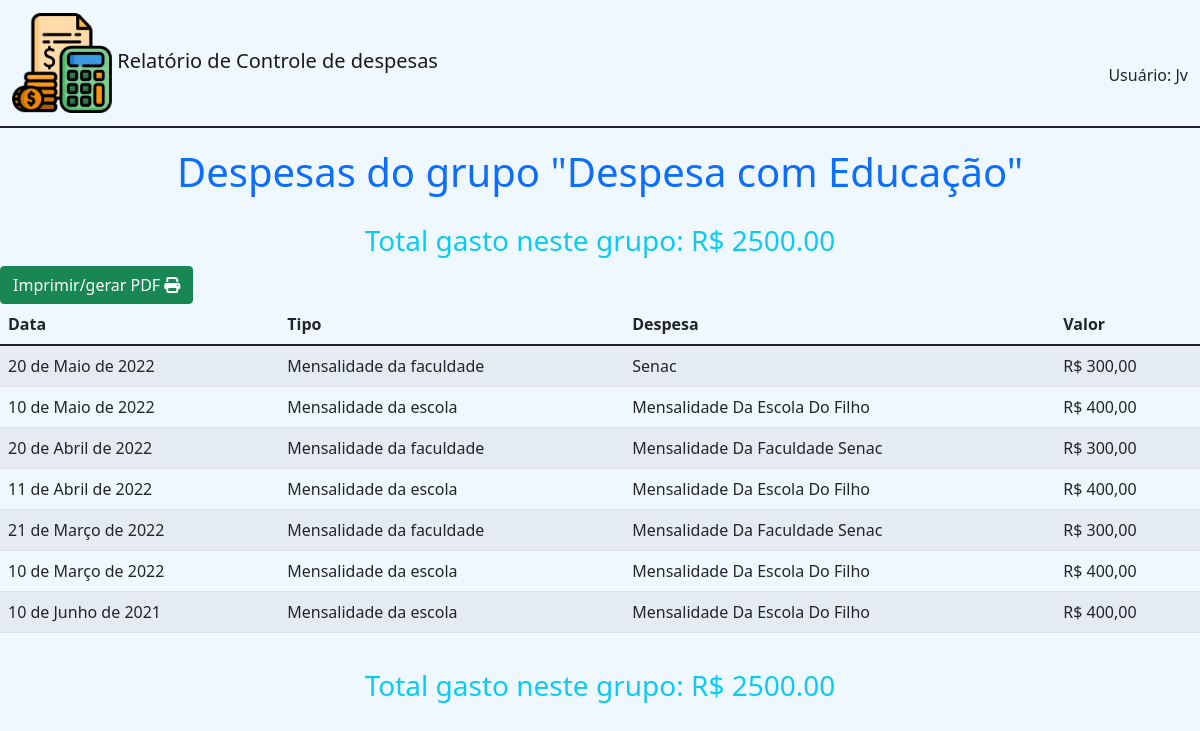
Screenshot of /relatorios/ver_despesas_grupo_print/2 (signed in) with the database file from the repository.
### cadastros/models.py (models this page shows)
class GrupoDespesa(models.Model):
    grupo = models.CharField(max_length=50)
    padrao = models.BooleanField(default=False)
    usuario = models.ForeignKey(User, on_delete=models.CASCADE, blank=True, null=True)
    ativo = models.BooleanField(default=True)
    class Meta:
        verbose_name = 'Grupo de despesa'
        verbose_name_plural = 'Grupos de despesa'
    def __str__(self):
        return self.grupo

class TipoDespesa(models.Model):
    tipo = models.CharField(max_length=80)
    padrao = models.BooleanField(default=False)
    usuario = models.ForeignKey(User, on_delete=models.CASCADE, blank=True, null=True)
    grupo = models.ForeignKey(GrupoDespesa, on_delete=models.CASCADE)
    ativo = models.BooleanField(default=True)
    class Meta:
        verbose_name = 'Tipo de despesa'
        verbose_name_plural = 'Tipos de despesa'
    def __str__(self):
        return self.tipo

### despesas/models.py (models this page shows, shortened)
class Despesa(models.Model):
    despesa = models.TextField(blank=True, null=True)
    data = models.DateField()
    usuario = models.ForeignKey(User, on_delete=models.CASCADE)
    tipo = models.ForeignKey(TipoDespesa, on_delete=models.DO_NOTHING)
    fpag = models.ForeignKey(FormaPagamento, on_delete=models.DO_NOTHING)
    valor = models.DecimalField(max_digits=10, decimal_places=2)
    class Meta:
        verbose_name = 'Despesa'
        verbose_name_plural = 'Despesas'

### relatorios/views.py (the view)
# urls.py: path('ver_despesas_grupo_print/<int:id>', views.ver_despesas_grupo_print, name='ver_despesas_grupo_print'),
@login_required(login_url='login')
def ver_despesas_grupo_print(request, id):
    user = request.user
    grupo = get_object_or_404(GrupoDespesa, id=id)
    despesas = Despesa.objects.all().filter(
        usuario=user, tipo__grupo=grupo
    ).order_by('-data')
    if len(despesas) == 0:
        messages.add_message(request, messages.WARNING, 'Não existem registros para esse usuário')
        return redirect('home')
    total = despesas.aggregate(Sum('valor'))
    total = f"{total['valor__sum']:.2f}"
    return render(request, 'print/ver_despesas_grupo_tipo.html', {'despesas':despesas, 'grupo':grupo, 'total':total})

### relatorios/templates/print/ver_despesas_grupo_tipo.html (shortened to what this page needs)
{% extends 'base_print.html'%}
{% block 'conteudo'%}
<h1 style="padding-top: 20px;" class="text-center text-primary">Despesas do grupo "{{grupo}}"</h1>
<h3 style="padding-top: 20px;" class="text-center text-info">Total gasto neste grupo: R$ {{total}}</h3>
<button class="btn btn-success no_print" onclick="window.print()">Imprimir/gerar PDF <i class="fa-solid fa-print"></i></button>
<div class="row">
  <div class="col-12">
    <table class="table table-striped table-hover">
      <thead>
        <tr>
          <th scope="col">Data</th>
          <th scope="col">Tipo</th>
          <th scope="col">Despesa</th>
          <th scope="col">Valor</th>
        </tr>
      </thead>
      <tbody>
        {% for c in despesas%}
        <tr>
            <td>{{c.data}}</td>
            <td>{{c.tipo}}</td>
            <td>{{c.despesa}}</td>
            <td>R$ {{c.valor}}</td>
        </tr>
        {%endfor%}
      </tbody>
    </table>
</div>
</div>
<h3 style="padding-top: 20px;" class="text-center text-info">Total gasto neste grupo: R$ {{total}}</h3>
{% endblock %}

### templates/base_print.html (shortened to what this page needs)
{% load static %}
<!DOCTYPE html>
<html lang="pt-br">
<head>
    <link href="https://cdn.jsdelivr.net/npm/bootstrap@5.1.3/dist/css/bootstrap.min.css" rel="stylesheet">
    <link rel="stylesheet" href="{% static 'css/estilo.css'%}">
    <link rel="stylesheet" href="{% static 'css/print.css'%}">
</head>
<body>
    <nav class="navbar navbar-light" style="border-bottom: 2px solid;">
        <div class="container-fluid">
          <a class="navbar-brand" href="">
            <img src="{% static 'img/icone_despesas.png'%}" width="100" height="100" class="d-inline-block align-text-middle">
            <span class="fs-sm-6 fs-md-1">Relatório de Controle de despesas</span>
          </a>
          {% if user.first_name != ''%}
          <span class="mt-4">Usuário: {{user.first_name}} {{user.last_name}}</span>
          {% else %}
          <span class="mt-4">Usuário: {{user}}</span>
          {% endif %}
        </div>
    </nav>
      <div>
       {% block 'conteudo'%}
       {% endblock %}
      </div>
</body>
</html>

### templates/static/css/estilo.css (style rules this page uses)
* { margin: 0; padding: 0; }
body { background-color: aliceblue; }

### rows the page displays
GrupoDespesa: grupo "Despesa com Educação"
Despesa: data "20 de Maio de 2022", tipo "Mensalidade da faculdade", despesa "Senac", valor "300,00"
Despesa: data "10 de Maio de 2022", tipo "Mensalidade da escola", despesa "Mensalidade Da Escola Do Filho", valor "400,00"
Despesa: data "20 de Abril de 2022", tipo "Mensalidade da faculdade", despesa "Mensalidade Da Faculdade Senac", valor "300,00"
Despesa: data "11 de Abril de 2022", tipo "Mensalidade da escola", despesa "Mensalidade Da Escola Do Filho", valor "400,00"
Despesa: data "21 de Março de 2022", tipo "Mensalidade da faculdade", despesa "Mensalidade Da Faculdade Senac", valor "300,00"
Despesa: data "10 de Março de 2022", tipo "Mensalidade da escola", despesa "Mensalidade Da Escola Do Filho", valor "400,00"
Despesa: data "10 de Junho de 2021", tipo "Mensalidade da escola", despesa "Mensalidade Da Escola Do Filho", valor "400,00"

### other values shown
{{ user }} "Jv"
{{ total }} "2500.00"
